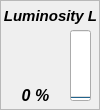
  <widget class="QFrame" name="frame">
   <property name="geometry">
    <rect>
     <x>12</x>
     <y>10</y>
     <width>100</width>
     <height>110</height>
    </rect>
   </property>
   <property name="minimumSize">
    <size>
     <width>100</width>
     <height>110</height>
    </size>
   </property>
   <property name="maximumSize">
    <size>
     <width>100</width>
     <height>110</height>
    </size>
   </property>
   <property name="frameShape">
    <enum>QFrame::StyledPanel</enum>
   </property>
   <property name="frameShadow">
    <enum>QFrame::Plain</enum>
   </property>
   <widget class="QLabel" name="label">
    <property name="geometry">
     <rect>
      <x>0</x>
      <y>0</y>
      <width>101</width>
      <height>31</height>
     </rect>
    </property>
    <property name="font">
     <font>
      <pointsize>11</pointsize>
      <weight>75</weight>
      <italic>true</italic>
      <bold>true</bold>
      <underline>false</underline>
     </font>
    </property>
    <property name="text">
     <string>Luminosity L</string>
    </property>
    <property name="alignment">
     <set>Qt::AlignCenter</set>
    </property>
   </widget>
   <widget class="QLabel" name="label_ch1">
    <property name="geometry">
     <rect>
      <x>0</x>
      <y>80</y>
      <width>71</width>
      <height>31</height>
     </rect>
    </property>
    <property name="font">
     <font>
      <pointsize>12</pointsize>
      <weight>75</weight>
      <italic>true</italic>
      <bold>true</bold>
     </font>
    </property>
    <property name="text">
     <string>0 %</string>
    </property>
    <property name="alignment">
     <set>Qt::AlignCenter</set>
    </property>
   </widget>
   <widget class="QProgressBar" name="progressBar_ch1">
    <property name="geometry">
     <rect>
      <x>70</x>
      <y>30</y>
      <width>21</width>
      <height>71</height>
     </rect>
    </property>
    <property name="sizePolicy">
     <sizepolicy hsizetype="Fixed" vsizetype="Expanding">
      <horstretch>0</horstretch>
      <verstretch>0</verstretch>
     </sizepolicy>
    </property>
    <property name="value">
     <number>0</number>
    </property>
    <property name="alignment">
     <set>Qt::AlignCenter</set>
    </property>
    <property name="textVisible">
     <bool>false</bool>
    </property>
    <property name="orientation">
     <enum>Qt::Vertical</enum>
    </property>
    <property name="invertedAppearance">
     <bool>false</bool>
    </property>
    <property name="textDirection">
     <enum>QProgressBar::TopToBottom</enum>
    </property>
   </widget>
   <widget class="QLabel" name="icon_ch1">
    <property name="geometry">
     <rect>
      <x>10</x>
      <y>30</y>
      <width>51</width>
      <height>51</height>
     </rect>
    </property>
    <property name="text">
     <string/>
    </property>
    <property name="pixmap">
     <pixmap resource="../resources.qrc">:/resources/img/resources/img/Moon-icon.png</pixmap>
    </property>
    <property name="scaledContents">
     <bool>true</bool>
    </property>
   </widget>
  </widget>
